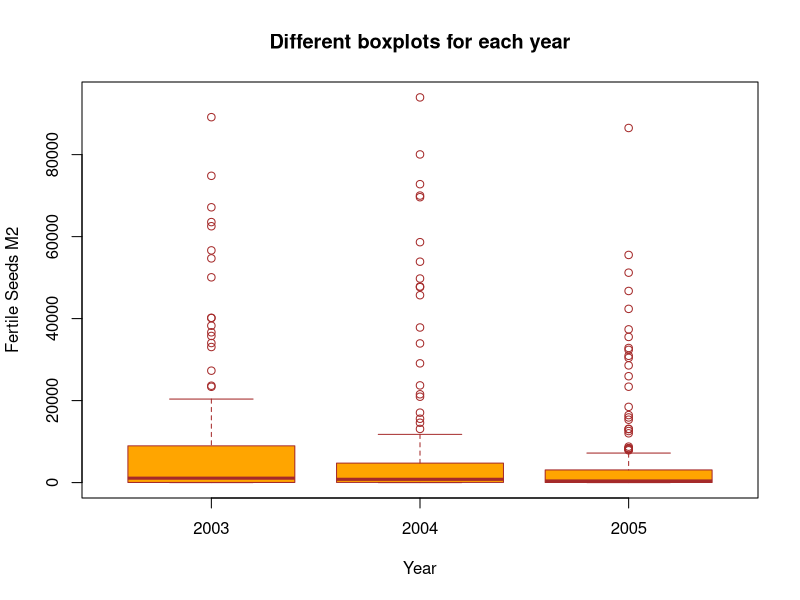
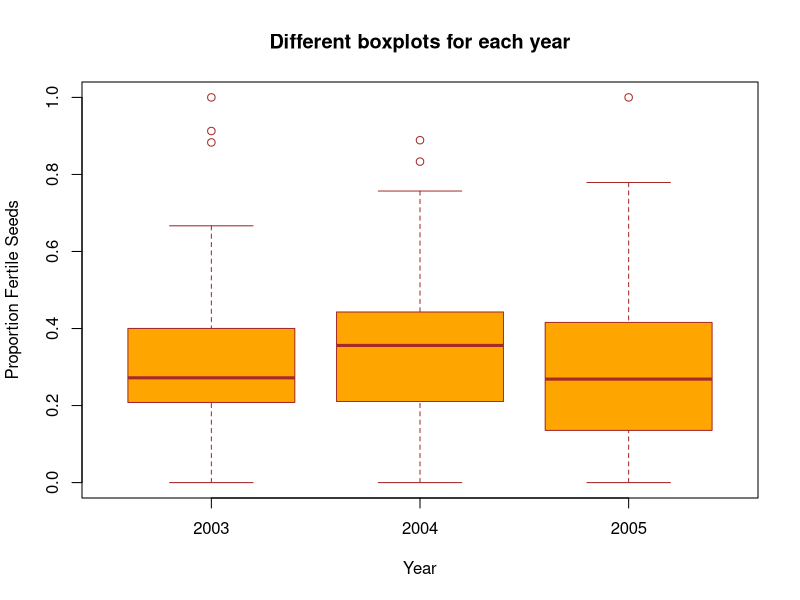
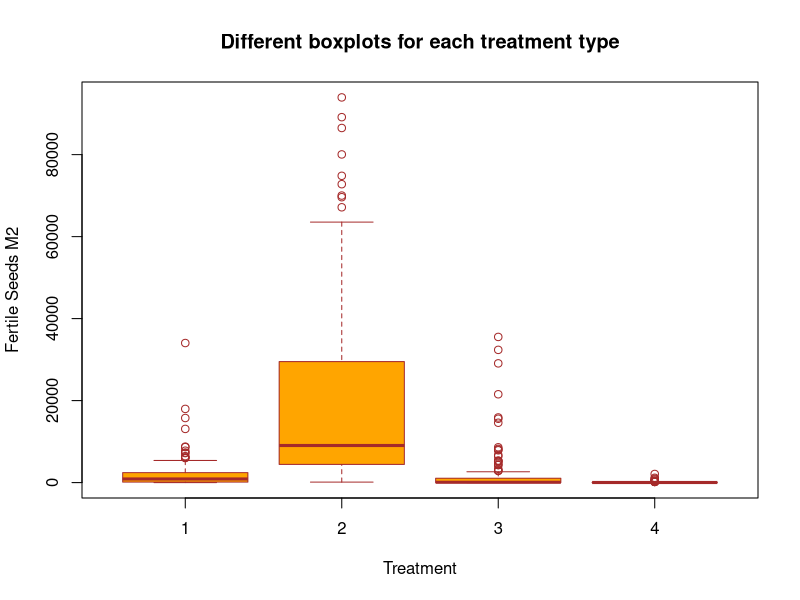
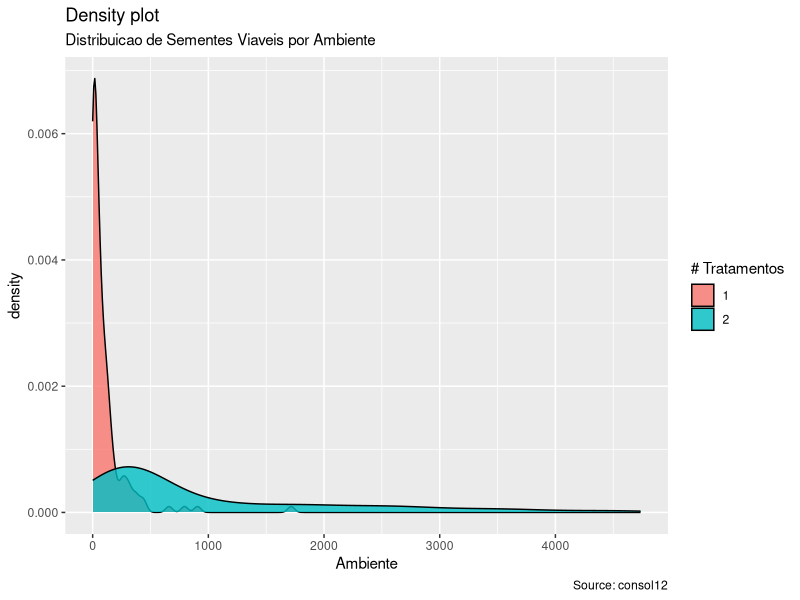
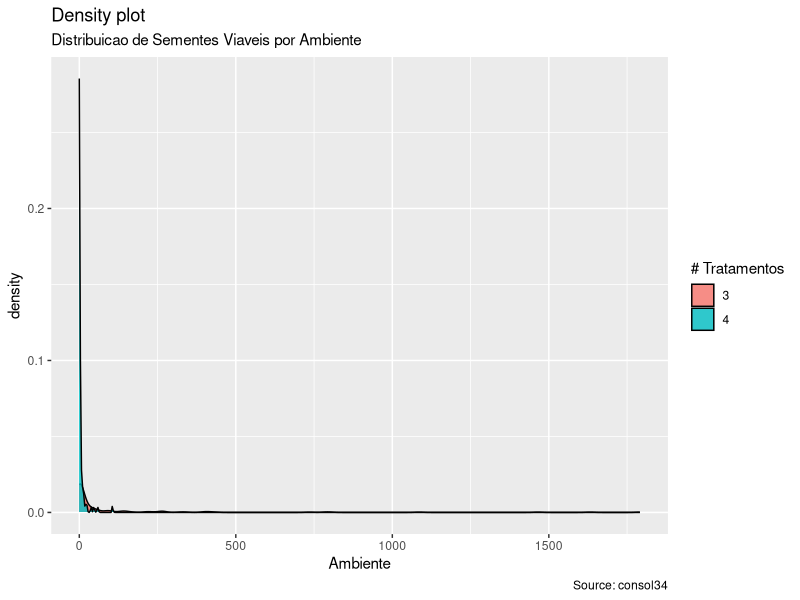
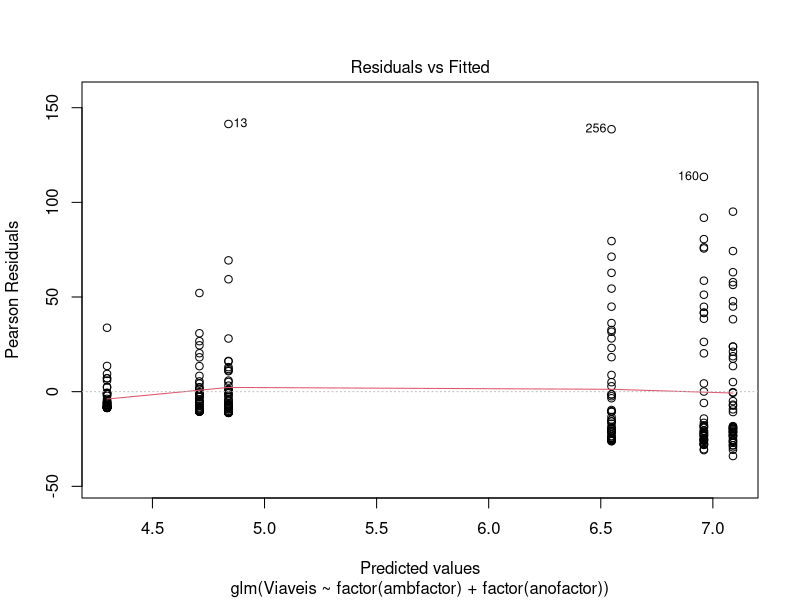
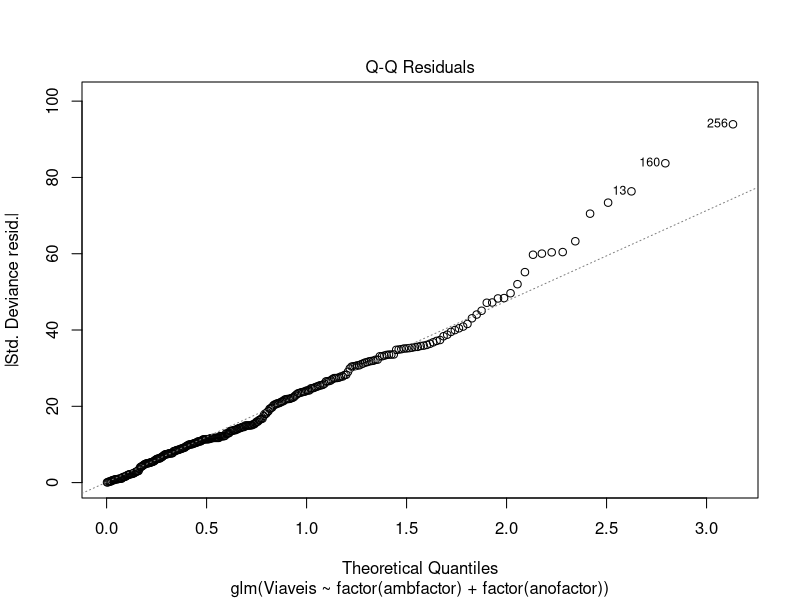
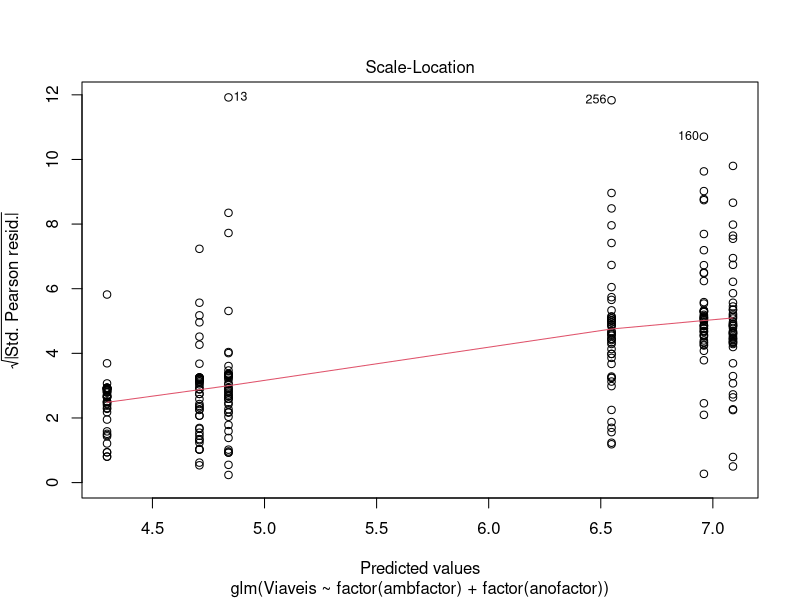

Here is the R script that generated these plots, in order:
## ---- chunk 1
library(readxl)
consolidado <- read_excel("consolidado-correto.xlsx")
## ---- chunk 2
library(dplyr)
cons2 <- consolidado %>% 
  mutate(anofactor = factor(Ano))
cons3 <- cons2 %>% 
  mutate(ambfactor = factor(Ambiente))
cons4 <- cons3 %>% 
  mutate(coletfactor = factor(Coleta))
consolidfac <- cons4
## ---- chunk 3
rm(cons2)
rm(cons3)
rm(cons4)
## ---- chunk 4
cons5 <- consolidfac %>% 
  mutate(arcobmel= asin(sqrt(cobmel / 100)))
cons6 <- cons5 %>% 
  mutate(arcobtot= asin(sqrt(cobtot / 100)))
consolidfacarc <- cons6
## ---- chunk 5
rm(cons5)
rm(cons6)
## ---- chunk 6
consolidtudo <- consolidfacarc %>% 
  mutate(naoviaveis= Total - Viaveis)
## ---- chunk 7
cons7 <- consolidtudo %>% 
  mutate(viaveism2= Viaveis*19.84)
cons8 <- cons7 %>% 
  mutate(propviaveis= Viaveis/Total)
consolidboxplot <- cons8
consolidtudo2 <- cons8
#consolidtudo2 e o geral com as viaveis por m2
## ---- chunk 8
rm(cons7)
rm(cons8)
## ---- chunk 9
boxplot(viaveism2~anofactor,
        data=consolidboxplot,
        main="Different boxplots for each year",
        xlab="Year",
        ylab="Fertile Seeds M2",
        col="orange",
        border="brown"
)
## ---- chunk 10
boxplot(propviaveis~anofactor,
        data=consolidboxplot,
        main="Different boxplots for each year",
        xlab="Year",
        ylab="Proportion Fertile Seeds",
        col="orange",
        border="brown"
)
## ---- chunk 11
boxplot(viaveism2~ambfactor,
        data=consolidboxplot,
        main="Different boxplots for each treatment type",
        xlab="Treatment",
        ylab="Fertile Seeds M2",
        col="orange",
        border="brown"
)
## ---- chunk 12
consol34 <- subset(consolidtudo2, Ambiente == 3 | Ambiente == 4)
consol34
consol12 <- subset(consolidtudo2, Ambiente == 1 | Ambiente == 2)
consol12
## ---- chunk 13
library(ggplot2)
#theme_set(theme_gray(base_size = ))
#options(repr.plot.width = 9, repr.plot.height = 8)
g <- ggplot(consol12, aes(Viaveis))
g + geom_density(aes(fill=factor(ambfactor)), alpha=0.8) + 
    labs(title="Density plot", 
         subtitle="Distribuicao de Sementes Viaveis por Ambiente",
         caption="Source: consol12",
         x="Ambiente",
         fill="# Tratamentos")
#png(filename="bench_query_sort.png", width=600, height=600)
ggsave(file="bench_query_sort.pdf", width=8, height=6, dpi=300)

## ---- chunk 14
g <- ggplot(consol34, aes(Viaveis))
g + geom_density(aes(fill=factor(ambfactor)), alpha=0.8) + 
    labs(title="Density plot", 
         subtitle="Distribuicao de Sementes Viaveis por Ambiente",
         caption="Source: consol34",
         x="Ambiente",
         fill="# Tratamentos")
## ---- chunk 15
poissonreg12 <- glm(formula = Viaveis ~ factor(ambfactor) + factor(anofactor), family = poisson, data = consol12)
shapiro.test(residuals(poissonreg12))
plot(poissonreg12)
## ---- chunk 16

## ---- chunk 17
poissonreg34 <- glm(formula = Viaveis ~ factor(ambfactor) + factor(anofactor), family = poisson, data = consol34)
shapiro.test(residuals(poissonreg34))
plot(poissonreg34)

binomialreg34 <- glm(formula = cbind(Viaveis,naoviaveis) ~ factor(ambfactor) + factor(anofactor), family = binomial, data = consol34)
plot(binomialreg34)
shapiro.test(residuals(binomialreg34))

binomialreg341 <- glm(formula = cbind(Viaveis,naoviaveis) ~ factor(ambfactor) + factor(anofactor) + arcobtot, family = binomial, data = consol34)
summary(binomialreg341)

print(summary(poissonreg34))
print(summary(binomialreg34))


